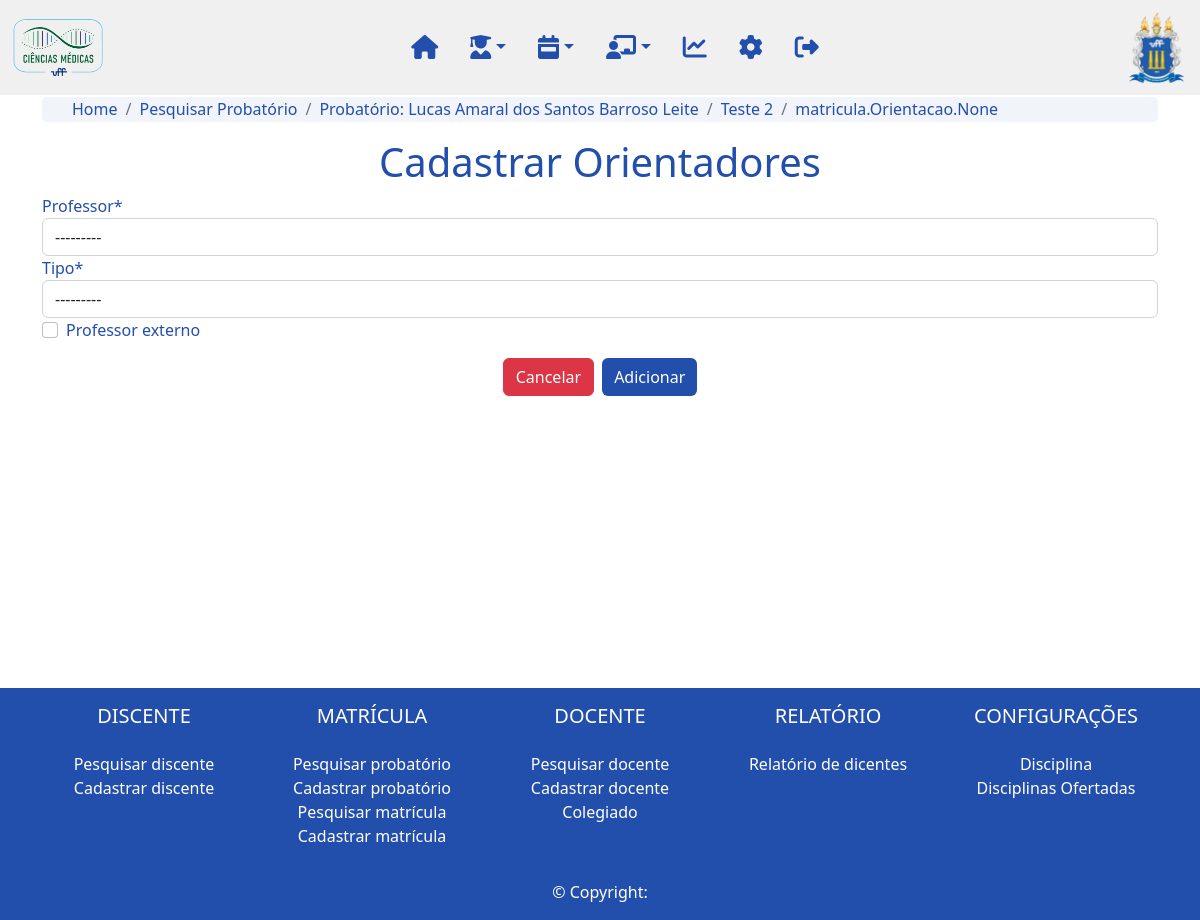
Page /matricula/probatorio/1/4/cadastra_orientacao on the committed database.
### matricula/models.py (models this page shows, shortened)
class Probatorio(models.Model):
    data_inscricao = models.DateField(verbose_name='Data da inscrição:')
    nota = models.OneToOneField(Nota, on_delete=models.DO_NOTHING, related_name='probatorio_nota', null=True, verbose_name='Nota:')
    aluno = models.OneToOneField(Aluno, on_delete=models.CASCADE, related_name='probatorio_aluno', verbose_name='Aluno:')
    grau = models.ForeignKey(Grau, on_delete=models.CASCADE, related_name='probatorio_grau', verbose_name='Grau de Aplicação:')
    nota_selecao = models.FloatField(validators=[MaxValueValidator(100),MinValueValidator(0)])
    data_limite = models.DateField()
    probatorio = models.BooleanField(default=True)
    linha_pesquisa = models.ForeignKey(LinhaPesquisa, on_delete=models.DO_NOTHING, null=True, blank=True)
    slug = models.SlugField(max_length=250, unique_for_date='dt_cadastro')
    updated = models.DateTimeField(auto_now=True)
    dt_cadastro = models.DateTimeField(auto_now=True)
    cadastrado_por = models.ForeignKey(User, on_delete=models.DO_NOTHING, related_name='probatorio_cadastrado_por')
    def __str__(self):
        return self.aluno.nome

class TrabalhoFinal(models.Model):
    titulo = models.CharField(max_length=200)
    resumo = models.TextField()
    diploma = models.BooleanField(null=True, blank=True)
    dt_diploma = models.DateField(null=True, blank=True)
    matricula = models.OneToOneField(Matricula, on_delete=models.CASCADE, null=True, related_name="matricula_trabalho_final")
    probatorio = models.OneToOneField(Probatorio, on_delete=models.CASCADE, null=True, related_name="probatorio_trabalho_final")
    versao_final = models.OneToOneField(VersaoFinal, on_delete=models.DO_NOTHING, null=True, related_name="versao_final_trabalho_final")
    nota = models.OneToOneField(Nota, on_delete=models.CASCADE, null=True, related_name="nota_trabalho_final")
    slug = models.SlugField(max_length=250, unique_for_date='dt_cadastro')
    dt_cadastro = models.DateTimeField(auto_now=True)
    updated = models.DateTimeField(auto_now=True)
    cadastrado_por = models.ForeignKey(User, on_delete=models.DO_NOTHING, related_name='trabalho_final_cadastrado_por')
    def __str__(self):
        return str(self.titulo)
    class Meta:
        verbose_name_plural = "Trabalhos Finais"

### aluno/models.py (models this page shows, shortened)
class Aluno(models.Model):
    nome = models.CharField(max_length=200, verbose_name="Nome:")
    cpf = models.CharField(max_length=14, verbose_name='CPF:', blank=True)
    nome_pai = models.CharField(max_length=200, null=True, blank=True, verbose_name='Nome do pai:')
    nome_mae = models.CharField(max_length=200, null=True, blank=True, verbose_name="Nome da mãe:")
    naturalidade = models.ForeignKey(UnidadeFederativa, on_delete=models.CASCADE, null=True, blank=True, verbose_name="Naturalidade:")
    nacionalidade = models.CharField(max_length=100, null=True, blank=True, verbose_name="Nacionalidade:")
    dt_nascimento = models.DateField()
    estado_civil = models.ForeignKey(EstadoCivil, on_delete=models.CASCADE, null=True, blank=True, verbose_name="Estado civil:")
    identidade = models.CharField(max_length=12, verbose_name="Identidade:")
    identidade_uf = models.CharField(max_length=2, verbose_name="UF:")
    identidade_orgao = models.CharField(max_length=100, verbose_name="Orgão expedidor:")
    sexo = models.ForeignKey(Sexo, on_delete=models.CASCADE, null=True, blank=True, verbose_name="Sexo:")
    email = models.EmailField(null=True, blank=True, verbose_name="Email:")
    etnia = models.ForeignKey(Etnia, on_delete=models.CASCADE, blank=True, null=True, verbose_name="Raça/Etnia:")
    portador_deficiencia = models.BooleanField()
    portador_deficiencia_qual = models.CharField(max_length=200, verbose_name="Qual deficiência:*", blank=True, null=True)
    foto = models.ImageField(null=True, blank=True, upload_to='img')
    status = models.OneToOneField(Status, on_delete=models.CASCADE, related_name='aluno_status')
    endereco = models.OneToOneField(Endereco, on_delete=models.CASCADE, related_name='aluno_endereco', null=True)
    graduacao = models.OneToOneField(Graduacao, on_delete=models.CASCADE, related_name='aluno_graduacao', null=True)
    ensino_medio = models.OneToOneField(EnsinoMedio, on_delete=models.CASCADE, related_name='aluno_ensino_medio', null=True)
    titulacao = models.OneToOneField(Titulacao, on_delete=models.CASCADE, related_name='aluno_titulacao', null=True)
    trabalho = models.OneToOneField(Trabalho, on_delete=models.CASCADE, related_name='aluno_trabalho', null=True)
    residencia = models.OneToOneField(Residencia, on_delete=models.CASCADE, related_name='aluno_residencia', null=True)
    slug = models.SlugField(max_length=250, unique_for_date='dt_cadastro')
    updated = models.DateTimeField(auto_now=True)
    dt_cadastro = models.DateTimeField(auto_now=True)
    cadastrado_por = models.ForeignKey(User, on_delete=models.CASCADE, related_name='aluno_cadastrado_por')

### matricula/views.py (the view, shortened to what this page needs)
# urls.py: path('probatorio/<int:probatorio>/<int:trabalho_final>/cadastra_orientacao', cadastra_orientacao_probatorio, name='cadastra_orientacao_probatorio'),
def cadastra_orientacao_probatorio(request, probatorio, trabalho_final):
    probatorio = Probatorio.objects.get(slug=probatorio)
    form = OrientacaoForm()
    return render(request, 'cadastra_orientacao_probatorio.html', {'form': form, 'probatorio': probatorio, 'trabalho_final': probatorio.probatorio_trabalho_final, 'pagina': 'Cadastrar Orientadores'})

### matricula/forms.py
class OrientacaoForm(forms.ModelForm):
    class Meta:
        model = Orientacao
        fields = ['professor', 'tipo', 'professor_externo']

### professor/models.py (called while the page is built)
      def __str__(self):
            return  self.nome

### matricula/templates/cadastra_orientacao_probatorio.html (shortened to what this page needs)
{% extends "base.html" %}
{% load static %}
{% load crispy_forms_tags %}
{% block content %}
    {% include 'navbar.html' %}
    <div class="body container d-flex-inline justify-content-center mb-5">
        <nav aria-label="breadcrumb">
            <ol class="breadcrumb">
              <li class="breadcrumb-item"><a href="{% url 'home'%}">Home</a></li>
              <li class="breadcrumb-item"><a href="{% url 'matricula:lista_probatorio' %}">Pesquisar Probatório</a></li>
              <li class="breadcrumb-item"><a href="{% url 'matricula:detalhe_probatorio' probatorio.slug %}">Probatório: {{probatorio}}</a></li>
              <li class="breadcrumb-item" aria-current="page"><a href="{% url 'matricula:detalhe_trabalho_final_probatorio' probatorio.slug %}">{{trabalho_final}}</a></li>
              <li class="breadcrumb-item active" aria-current="page"><a href="{% url 'matricula:cadastra_orientacao_probatorio' probatorio.slug trabalho_final.slug %}">{{trabalho_final.orientacao_trabalho_final}}</a></li>
            </ol>
          </nav>
      <h1 class="text-center">{{pagina}}</h1>
      <form action="" method="POST" class="cadastro_form">
        {{form|crispy}}
        <div class="d-flex justify-content-center gap-2 m-3">
          <a class="btn btn-danger btn-group-sm" href="{% url 'matricula:detalhe_trabalho_final_probatorio' probatorio.slug %}">Cancelar</a>
          <input class="btn btn-primary btn-group-sm" type="submit" value="Adicionar">
        </div>
      </form>
    </div>
{% include 'footer.html' %}
{% endblock %}

### static/css/styles.css (style rules this page uses)
html { height:100% }
body { height: 100%; }
.body { position:relative; padding-top: 80pt; color: #224EAC; min-height: 80%; }
a { text-decoration: none; }
.btn-primary { background-color: #224EAC !important; border-style: none !important; }
.breadcrumb { margin-top: -10px; border-radius: 5px; background-color: #224EAC10; height: 25px; padding: 0px 30px; }
.breadcrumb a { color: #224EAC; }
.breadcrumb-item.active { font-weight: 500; }

### rows in the picture
Probatorio: aluno.nome "Lucas Amaral dos Santos Barroso Leite"
TrabalhoFinal: titulo "Teste 2", orientacao_trabalho_final "matricula.Orientacao.None"

### other values in the picture
{{ pagina }} "Cadastrar Orientadores"
